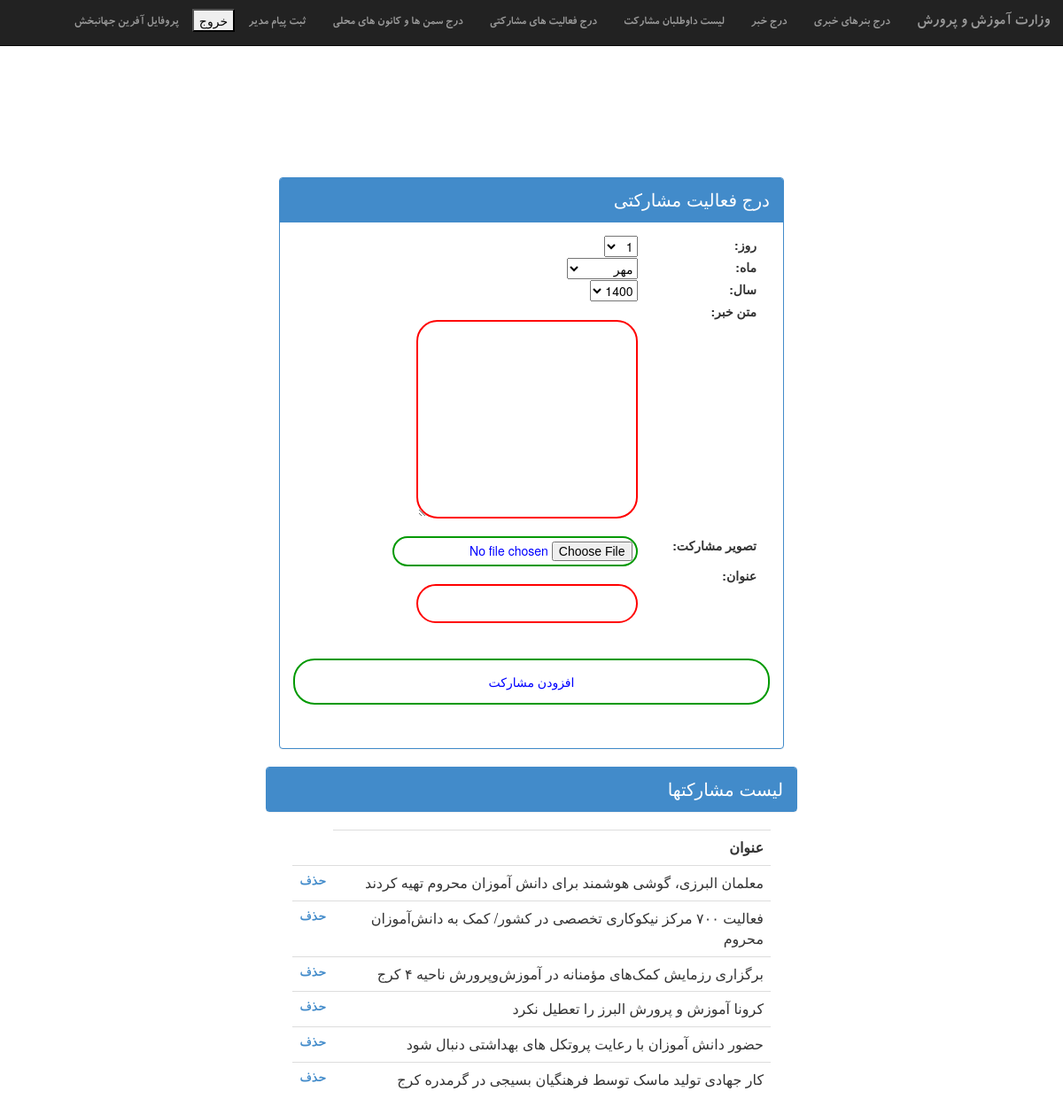
The page /addparticipate (signed in) on the database its author committed.
### participation/models.py (models this page shows, shortened)
class participate(models.Model):
    title=models.CharField(max_length=300)
    day=models.CharField(max_length=6, choices=DAY_CHOICES, default='1')
    month=models.CharField(max_length=15,choices=MONTH_CHOICE,default='mehr')
    year=models.CharField(max_length=6, choices=YEAR_CHOICES, default='1400')
    description=models.TextField(default=' ',blank=True)
    image=models.ImageField(default='3.jpg',upload_to='participate/',null=True,blank=True)

### socialParticipation/views.py (the view)
# urls.py: path('addparticipate',views.addparticipate_view,name='addparticipate'),
@login_required(login_url='home')
def addparticipate_view(request):
    if request.POST:
        form=forms.participate(request.POST,request.FILES)
        if form.is_valid():
            instance=form.save()
            instance.save()
            return render(request,'successfully.html')
    else:
        form=forms.participate()
    parts=apps.get_model('participation','participate').objects.all().order_by('-id')
    return render(request,'participate.html',{'form':form,'parts':parts})

### socialParticipation/forms.py
class participate(forms.ModelForm):
    class Meta:
        model=apps.get_model('participation','participate')
        fields=['day','month','year','description','image','title']
        labels={'day':'روز','month':'ماه','year':'سال','description':'متن خبر','image':'تصویر مشارکت','title':'عنوان'}

### templates/participate.html (shortened to what this page needs)
{%extends 'adminbaner.html'%}
    {%block content%}
    <div class="panel panel-primary">
        <div class="panel-heading"> درج فعالیت مشارکتی</div>
        <div class="panel-body">
            <form class="site-form" action="{% url 'addparticipate' %}" method="post" enctype="multipart/form-data">
              <div  class="container">
                {%for field in form%}
                  <div class="row">
                    <div class="col-lg-3 col-md-3 ">
                    <b>{{field.label_tag}}</b>
                  </div>
                    <div class="col-lg-9 col-md-9">  <b> {{field}}</b>
                    </div>
                  </div>
                  {%endfor%}
              </div>
                <input type="submit" value="افزودن مشارکت" class="btn btn-success btn-block">
              </form>
        </div>
      </div>
      <div class="row">
        <table>
            <tr>
                <div class=" panel panel-primary">
                    <div class=" panel-heading"> لیست مشارکتها </div>
                        </div>
            </tr>
        </table>
    </div>
<div class="container">
<div class="table">
  <table >
      <tr>
  <th scope="col"><strong>عنوان  </strong></th>
  </tr>
                      {%for part in parts%}
                    <tr class="table-active">    <td class="table-primary">
                          {{part.title}} <br>
                         </td>
                               <td class="table-primary">
                                <a class="highlight" href="{% url 'delparticipate' part.id%}">
                                    <strong>حذف</strong>
                                </a></td>
                                </tr>
                  {%endfor%}
    </table>
</div>
</div>
    {%endblock%}

### templates/adminbaner.html (shortened to what this page needs)
<html lang="en">
<head>
    {%load static%}
    <link rel="stylesheet" href="{% static "css/bootstrap-rtl.css" %}"/>
</head>
<body>
    <div class="container">
        <div id="header" class="row">
            <nav class="navbar navbar-inverse navbar-fixed-top">
                <div class="container-fluid">
                  <div class="navbar-header">
                    <a class="navbar-brand" href="http://medu.ir">وزارت آموزش و پرورش</a>
                  </div>
                  <div class="collapse navbar-collapse" id="bs-example-navbar-collapse-1">
                    <ul class="nav navbar-nav">
                      <li><a href="{% url 'addbaner'%}">درج بنرهای خبری</a></li>
                      <li><a href="{% url 'addnews'%}">درج خبر</a></li>
                      <li><a href="{% url 'volenteers'%}"> لیست داوطلبان مشارکت</a></li>
                      <li><a href="{% url 'addparticipate' %}">درج فعالیت های مشارکتی</a></li>
                      <li><a href="{% url 'registerSaman' %}"> درج سمن ها و کانون های محلی</a></li>
                      <li><a href="{% url 'messageadmin' %}"> ثبت پیام مدیر</a></li>
                      <li style="margin-top: 10px">
                        <form class="form-group" action="{% url 'logout' %}" method="post">
                            <button type="submit" name="logoutb">خروج</button>
                          </form>
                      </li>
                      <li style="color:white;"> <a href="{% url 'editprofile' %}"> پروفایل {{user.first_name}} {{user.last_name}}</a></li>
                    </ul>
                  </div>
                </div>
              </nav>
        </div>
        <div class="row" style="margin-top: 200px">
            <div class="row">
                <div id="content" class="col-lg-6 col-md-6 col-sm-6 col-xs-12 col-md-offset-3 col-lg-offset-3 col-sm-offset-3 pull-right">
                    {%block content%}
                    {%endblock%}
                </div>
                <div class="col-lg-3 col-md-3 col-sm-3 col-xs-12 pull-left" id="sidebar" >
                </div>
            </div>
        </div>
    </div>
</body>
</html>

### rows shown on the page
participate: title "معلمان البرزی، گوشی هوشمند برای دانش آموزان محروم تهیه کردند"
participate: title "فعالیت ۷۰۰ مرکز نیکوکاری تخصصی در کشور/ کمک به دانش‌آموزان محروم"
participate: title "برگزاری رزمایش کمک‌های مؤمنانه در آموزش‌وپرورش ناحیه ۴ کرج"
participate: title "کرونا آموزش و پرورش البرز را تعطیل نکرد"
participate: title "حضور دانش آموزان با رعایت پروتکل های بهداشتی دنبال شود"
participate: title "کار جهادی تولید ماسک توسط فرهنگیان بسیجی در گرمدره کرج"

### other values the page prints
{{ user.first_name }} "آفرین"
{{ user.last_name }} "جهانبخش"
{{ field.label_tag }} "روز:" "ماه:" "سال:" "متن خبر:" "تصویر مشارکت:" "عنوان:"
